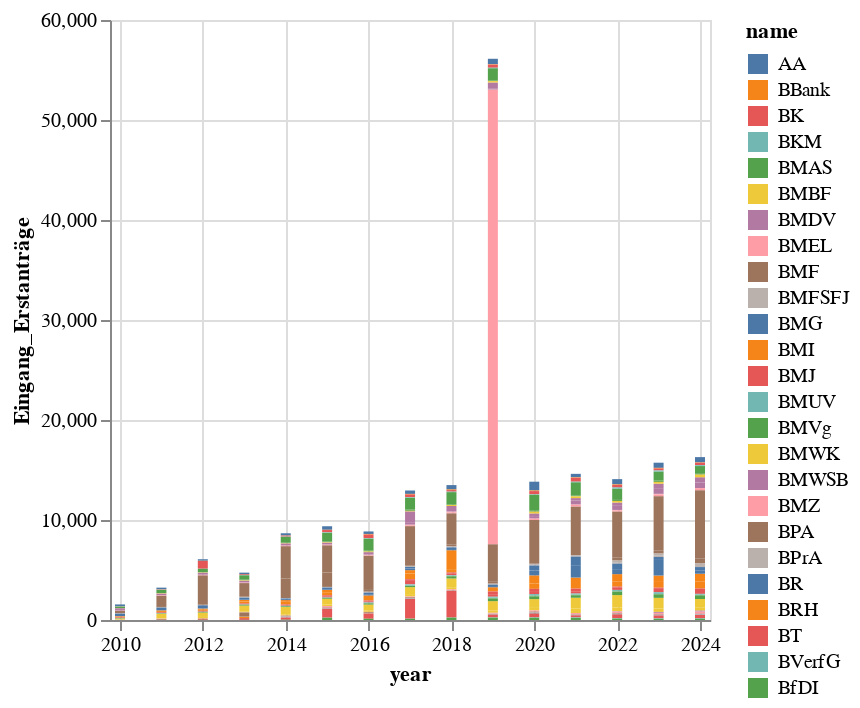

Source (notebook cell):
### Code cell
alt.Chart(df).mark_bar().encode(
    color='name',
    x='year',
    y='Eingang_Erstanträge',
    tooltip='name'
).interactive()

### Figure 1 — Vega-Lite specification as saved in the notebook (floating-point values rounded to 4 significant figures; data arrays with more than 128 entries replaced by an {"elided": "..."} marker saying what was removed)
{"config": {"view": {"continuousWidth": 300, "continuousHeight": 300}}, "data": {"name": "data-d2a579aabfc67f35fb87460063befba3"}, "mark": {"type": "bar"}, "encoding": {"color": {"field": "name", "type": "nominal"}, "tooltip": {"field": "name", "type": "nominal"}, "x": {"field": "year", "type": "temporal"}, "y": {"field": "Eingang_Erstanträge", "type": "quantitative"}}, "params": [{"name": "param_1", "select": {"type": "interval", "encodings": ["x", "y"]}, "bind": "scales"}], "$schema": "https://vega.github.io/schema/vega-lite/v5.20.1.json", "datasets": {"data-d2a579aabfc67f35fb87460063befba3": {"elided": "577 records"}}}
